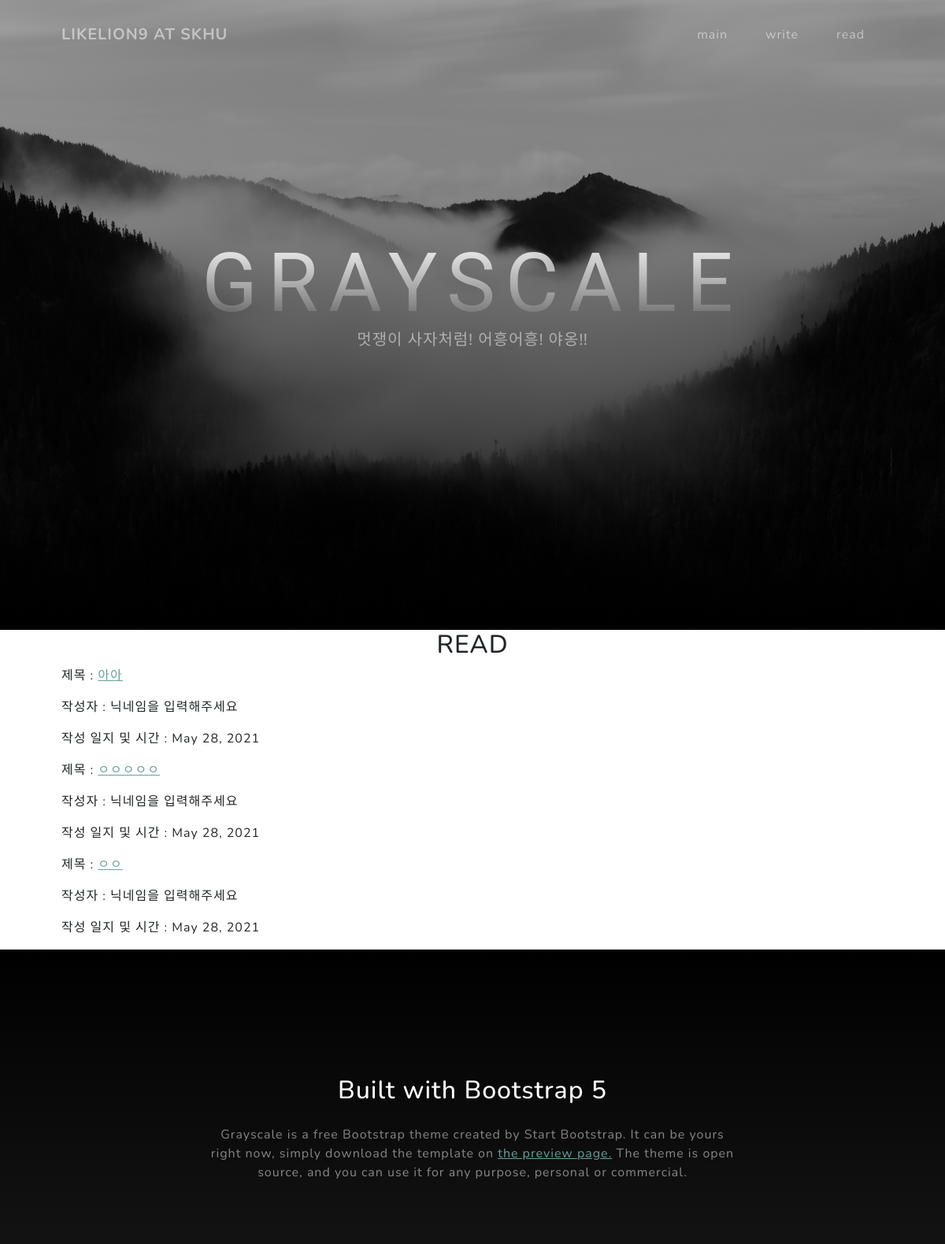
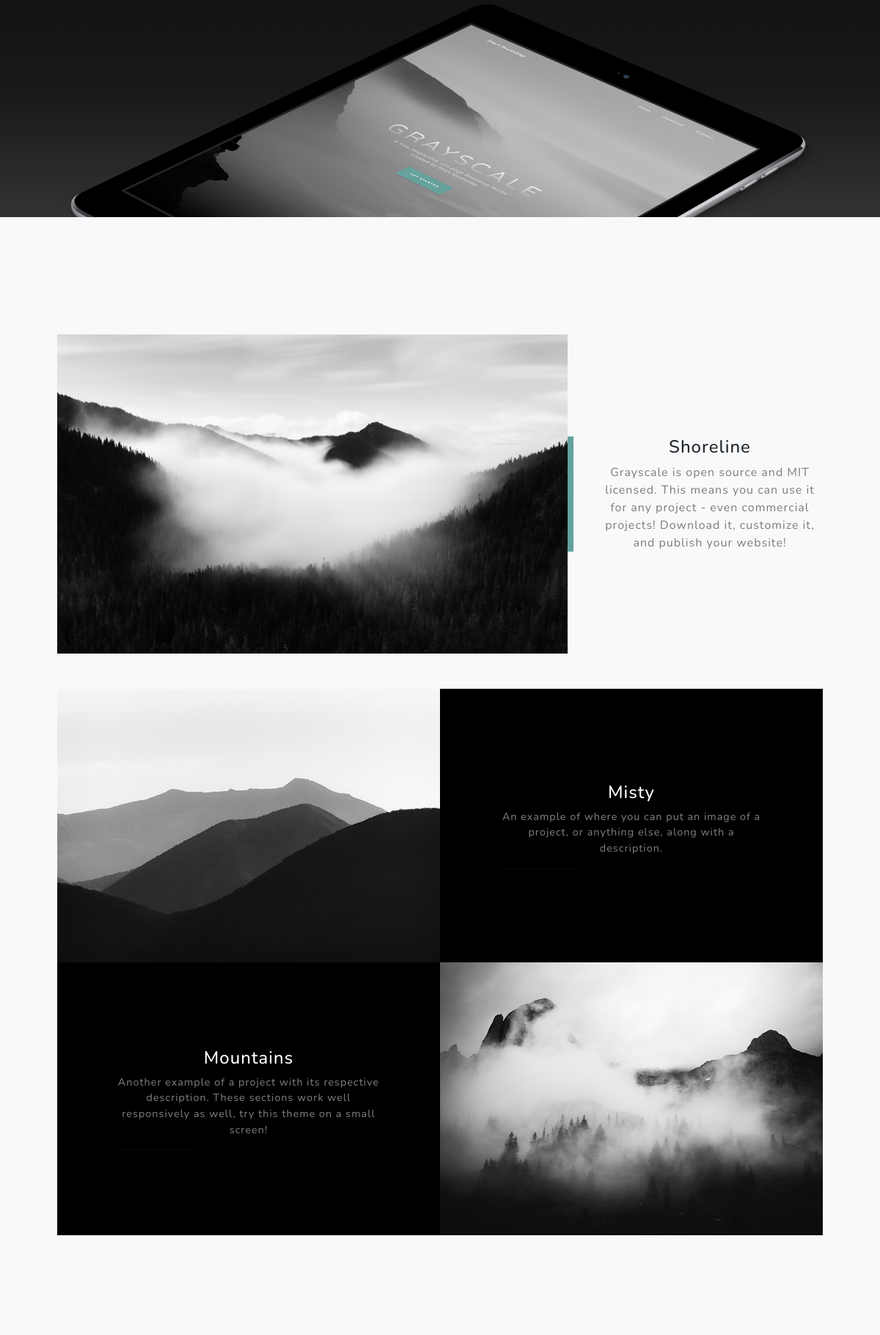
The app's page /read/ (upper part) with its own data (2 pictures, top to bottom).
### blog/models.py (models this page shows, shortened)
class Post(models.Model):
    title = models.CharField(max_length=200)
    pub_date = models.DateField('date published')
    writer = models.CharField( max_length=15, default='닉네임을 입력해주세요')
    body = models.TextField()

### blog/views.py (the view)
# urls.py: path('read/',blog.views.read, name='read'),
def read(request):
    posts = Post.objects
    return render(request, 'blog/read.html',{'posts':posts})

### blog/templates/blog/read.html
{% extends 'blog/base.html' %}
{% block content %}
<section class="page-section" id="services">
    <div class="container px-4 px-lg-5">
        <h2 class="text-center mt-0">READ</h2>
        {% for posts in posts.all %}
        <p>제목 : <a href="{% url 'detail' posts.id %}">{{ posts.title }}</a></p>
        <p>작성자 : {{ posts.writer }}</p>
        <p>작성 일지 및 시간 : {{ posts.pub_date }}</p>
        {% endfor %}
    </div>
</section>
{% endblock %}

### records on screen
Post: title "아아", writer "닉네임을 입력해주세요", pub_date "May 28, 2021"
Post: title "ㅇㅇㅇㅇㅇ", writer "닉네임을 입력해주세요", pub_date "May 28, 2021"
Post: title "ㅇㅇ", writer "닉네임을 입력해주세요", pub_date "May 28, 2021"
